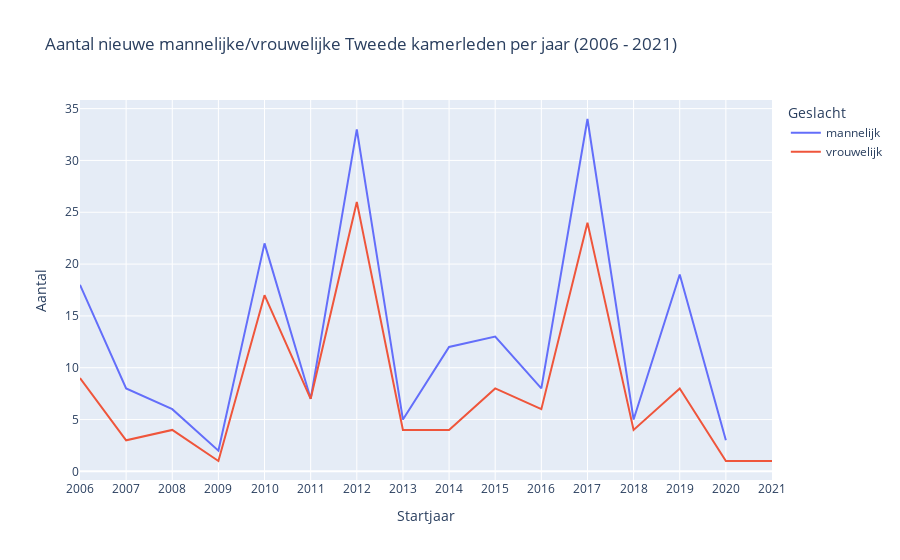

Notebook cell for this chart:
### Code cell
'''Aantal nieuwe mannelijke/vrouwelijke Tweede kamerleden per jaar'''
tab = df.groupby(['Startjaar','Geslacht'])['Lid'].count().unstack()
fig = px.line(tab, title = 'Aantal nieuwe mannelijke/vrouwelijke Tweede kamerleden per jaar (%d - 2021)'%vanaf)
fig.update_layout(yaxis_title='Aantal', xaxis=dict(tickmode='array', tickvals=tab.index))
fig.show()
tab.head()

### Figure 1 — Plotly figure (JSON) as saved in the notebook; plotly's stock layout.template omitted (floating-point values rounded to 4 significant figures)
{"data": [{"hovertemplate": "Geslacht=mannelijk<br>Startjaar=%{x}<br>value=%{y}<extra></extra>", "legendgroup": "mannelijk", "line": {"color": "#636efa", "dash": "solid"}, "mode": "lines", "name": "mannelijk", "orientation": "v", "showlegend": true, "type": "scatter", "x": [2006, 2007, 2008, 2009, 2010, 2011, 2012, 2013, 2014, 2015, 2016, 2017, 2018, 2019, 2020, 2021], "xaxis": "x", "y": [18, 8, 6, 2, 22, 7, 33, 5, 12, 13, 8, 34, 5, 19, 3, null], "yaxis": "y"}, {"hovertemplate": "Geslacht=vrouwelijk<br>Startjaar=%{x}<br>value=%{y}<extra></extra>", "legendgroup": "vrouwelijk", "line": {"color": "#EF553B", "dash": "solid"}, "mode": "lines", "name": "vrouwelijk", "orientation": "v", "showlegend": true, "type": "scatter", "x": [2006, 2007, 2008, 2009, 2010, 2011, 2012, 2013, 2014, 2015, 2016, 2017, 2018, 2019, 2020, 2021], "xaxis": "x", "y": [9, 3, 4, 1, 17, 7, 26, 4, 4, 8, 6, 24, 4, 8, 1, 1], "yaxis": "y"}], "layout": {"legend": {"title": {"text": "Geslacht"}, "tracegroupgap": 0}, "title": {"text": "Aantal nieuwe mannelijke/vrouwelijke Tweede kamerleden per jaar (2006 - 2021)"}, "xaxis": {"anchor": "y", "domain": [0, 1], "tickmode": "array", "tickvals": [2006, 2007, 2008, 2009, 2010, 2011, 2012, 2013, 2014, 2015, 2016, 2017, 2018, 2019, 2020, 2021], "title": {"text": "Startjaar"}}, "yaxis": {"anchor": "x", "domain": [0, 1], "title": {"text": "Aantal"}}}}
